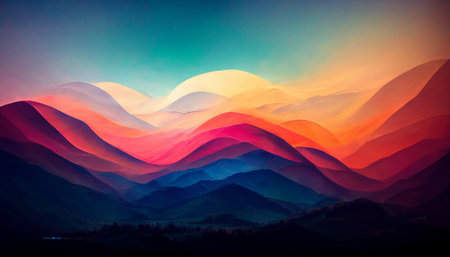
#> input picture piscine/day01/ex02/landscape.jpg, 450 x 257 px; the run also reads 1 picture not shown here
$ python load_image.py
#> lines starting #> are read from the running program, lines starting #| are printed output that depends on the picture
from PIL import Image
import numpy as np


def _guard_(func):
    '''Prevents throwing error in console'''
    def wrapper(*args, **kwargs):
        try:
            return (func(*args, **kwargs))
        except Exception as e:
            print(e)
            return None
    return wrapper


def ft_load(path: str) -> np.array:
    '''Loads image and shows its format, shape and pixels content'''
#> called with path = 'landscape.jpg'
    try:
        img = Image.open(path)
#> img is the input picture: PIL image 450x257 RGB; mean R, G, B 98.7, 79.1, 89.1
        arr_pixels = np.array(img)
        print('Image format:', img.format)
#| Image format: JPEG
        print('The shape of the image is:', np.shape(arr_pixels))
#| The shape of the image is: (257, 450, 3)
        print(arr_pixels)
#> (printed output is left out)
        return None
    except Exception as e:
        print('Error processing image')
        print(e)


@_guard_
def main():
    '''Main for tests and error handling'''
    ft_load("landscape.jpg")
    print()
    ft_load("animal.jpeg")
#> call 2 of ft_load, with path = 'animal.jpeg'
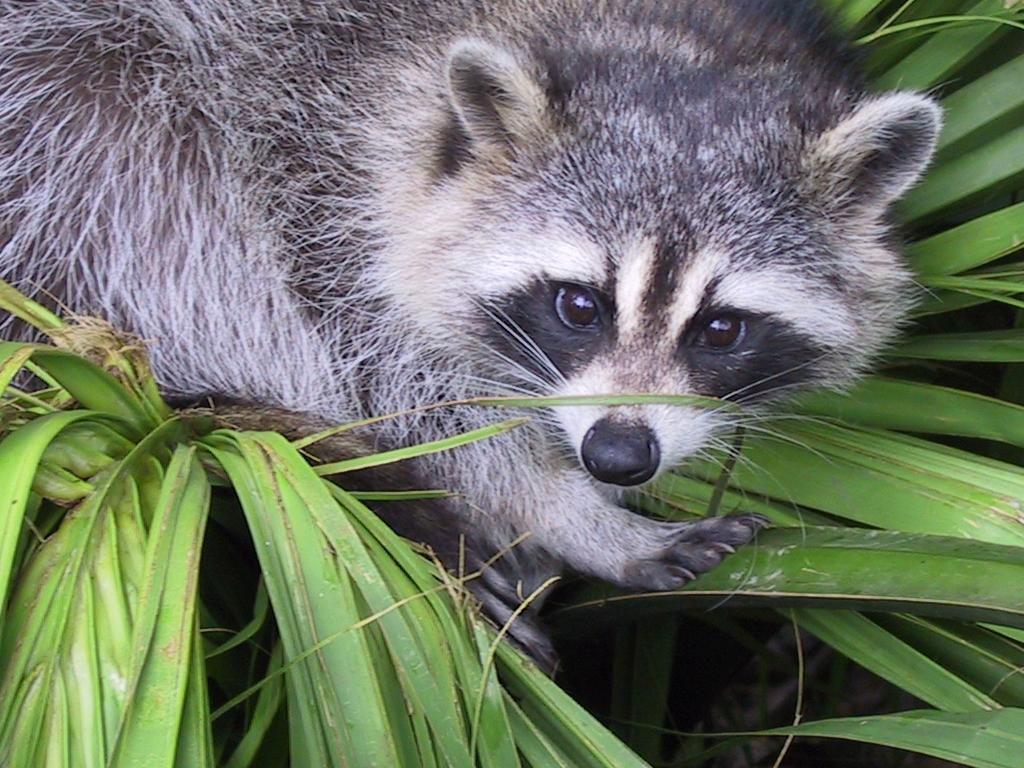
#> input picture piscine/day01/ex02/animal.jpeg, 1024 x 768 px
#> in ft_load, img is the input picture: PIL image 1024x768 RGB; mean R, G, B 110.7, 117.7, 102.1
#| Image format: JPEG
#| The shape of the image is: (768, 1024, 3)
#> (printed output is left out)
    print()
    ft_load("dog.png")
#> call 3 of ft_load, with path = 'dog.png'
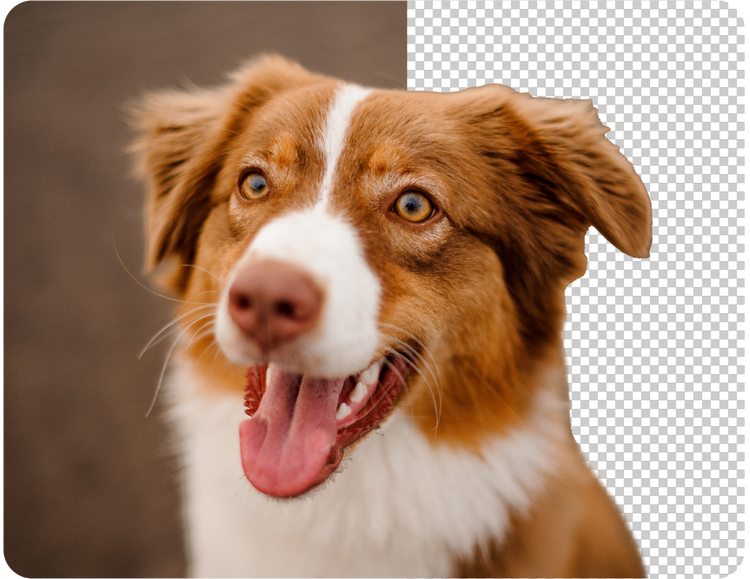
#> input picture piscine/day01/ex02/dog.png, 750 x 579 px
#> in ft_load, img is the input picture: PIL image 750x579 RGBA; mean R, G, B, A 163.4, 132.9, 112.2, 251.2
#| Image format: PNG
#| The shape of the image is: (579, 750, 4)
#> (printed output is left out)
    print()
    ft_load('load_image.py')


if __name__ == "__main__":
    main()
